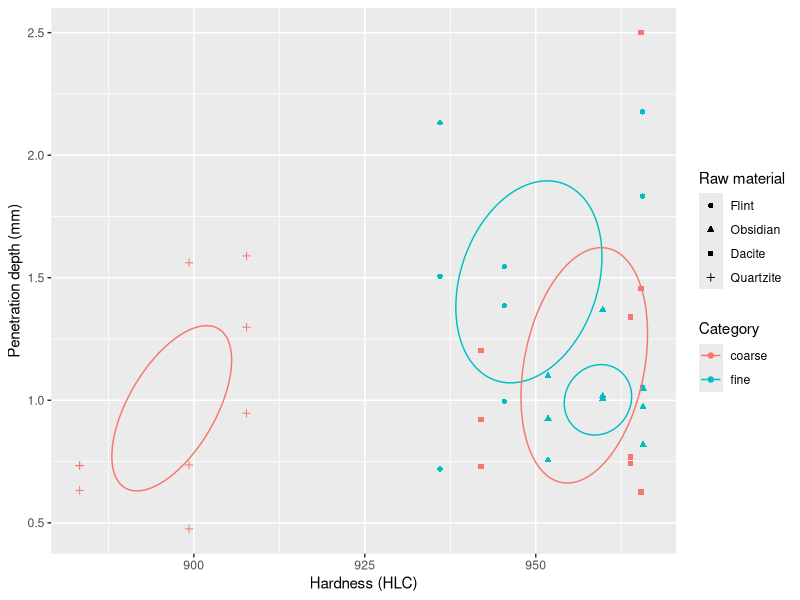
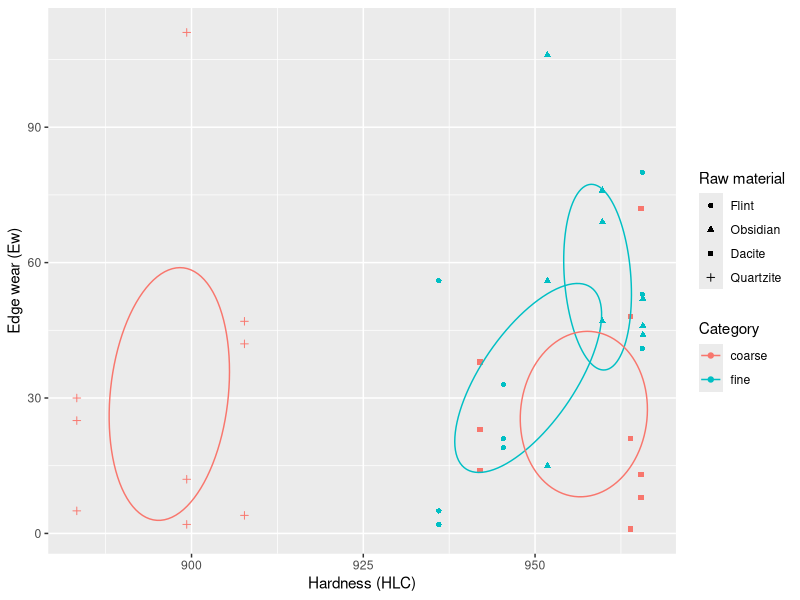
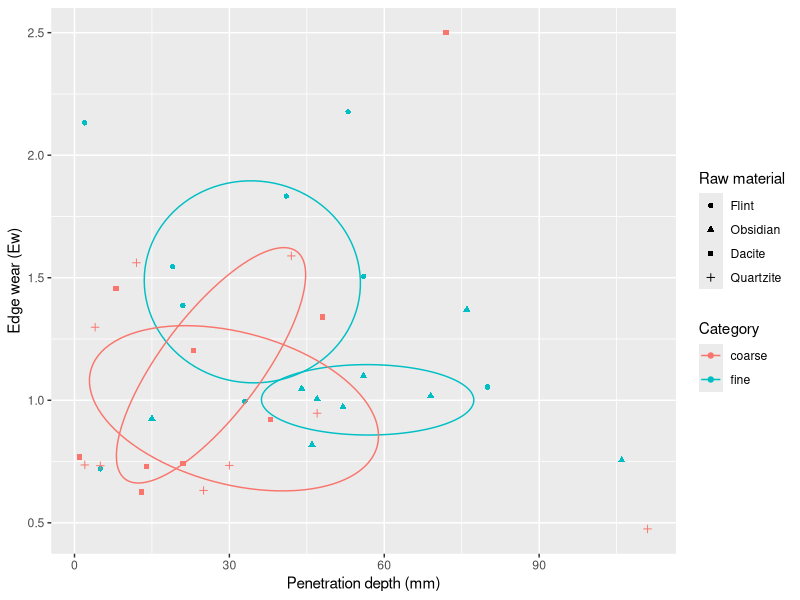
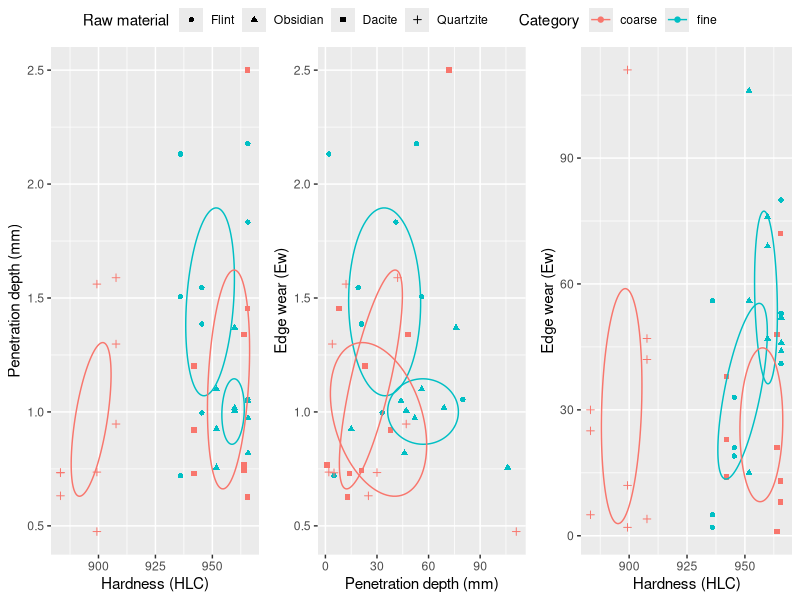
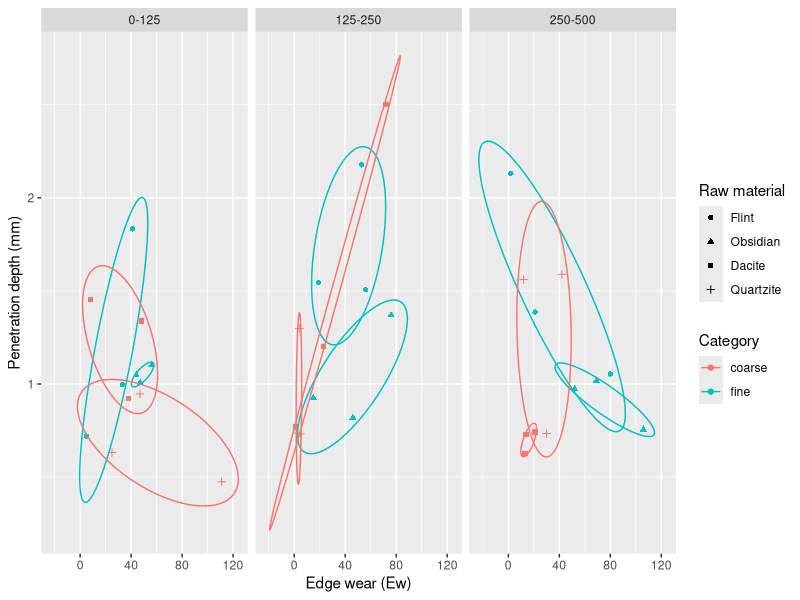
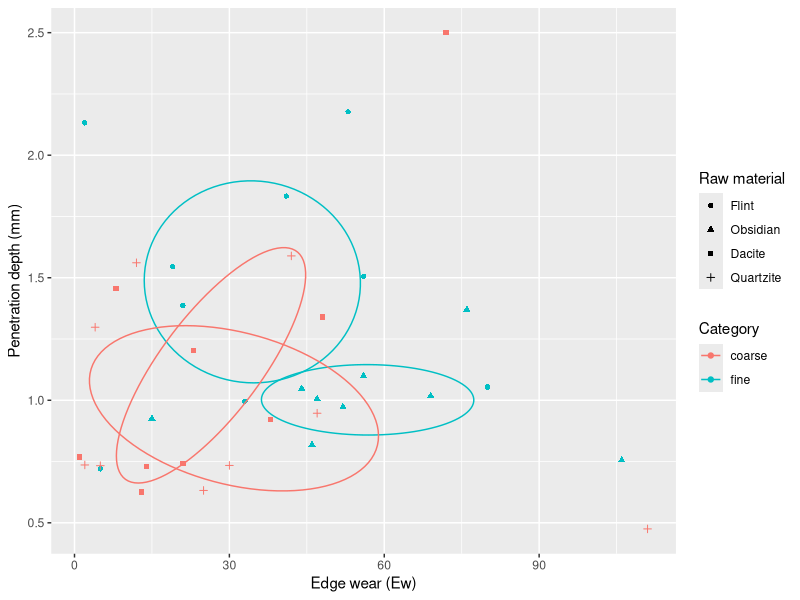
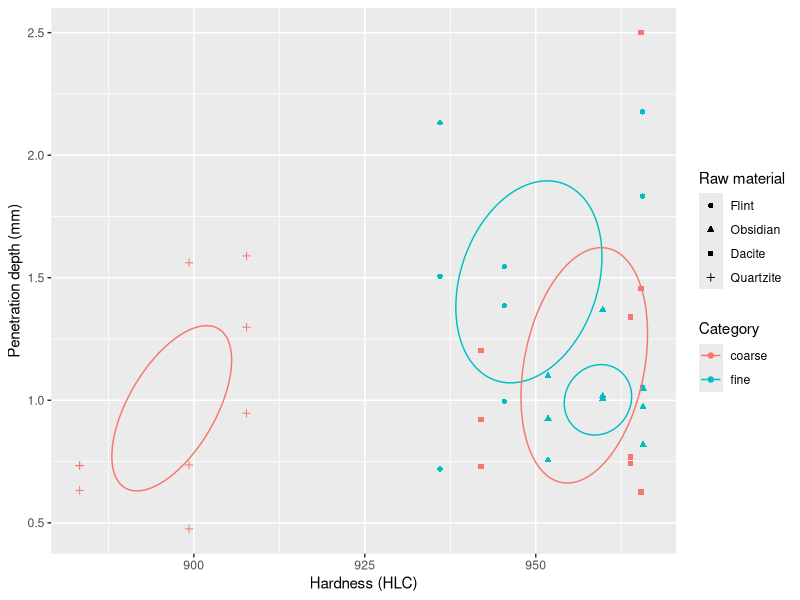
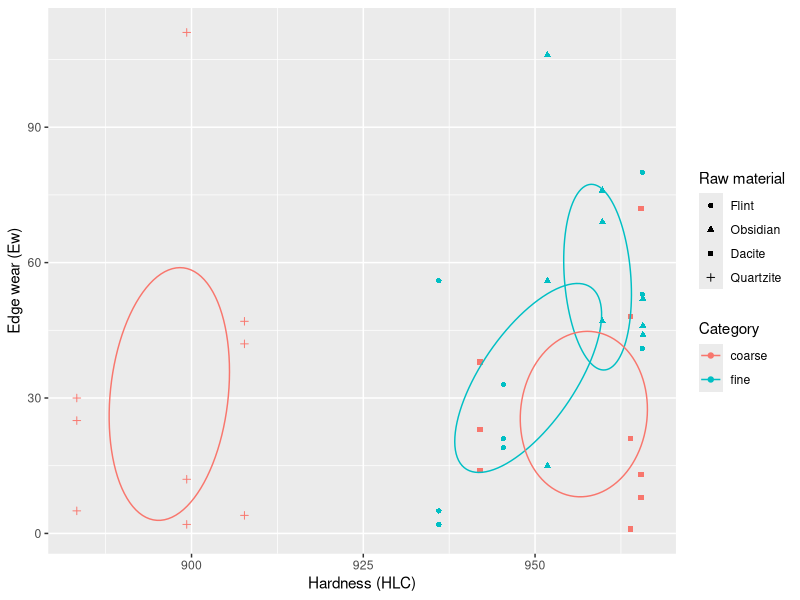

Write R code to recreate these figures, in order.
## ---- chunk 1
knitr::opts_chunk$set(comment=NA, message=FALSE, indent="", error=TRUE)

## ---- chunk 2
library(R.utils)
library(ggplot2)
library(tools)
library(tidyverse)
library(ggpubr)

## ---- chunk 3

# Derived data for each sample on penetration depth, leeb rebound hardness and edge reduction, were combined in a single .csv file

# Import dataset
imp_data <- read_csv2("../rawdata/data.csv")
str(imp_data)

## ---- chunk 4

imp_data$rawmaterial <- factor(imp_data$rawmaterial, levels=c('Flint', 'Obsidian', 'Dacite', 'Quartzite'))

## ---- chunk 5

# Inspect dataset, check relationships

#depth vs hardness (scatter plot)
scat1 <- ggplot(imp_data,aes(hlc, depth, shape = rawmaterial, color = grain))+
  geom_point() +
  stat_conf_ellipse() +
  labs(y = "Penetration depth (mm)", x = "Hardness (HLC)", colour = "Category", shape = "Raw material")


print(scat1)
ggsave("../plots/hlcdepth.png")

#edge attrition vs hardness (scatter plot)
scat2 <- ggplot(imp_data,aes(hlc, ahd, shape = rawmaterial, color = grain)) + 
  geom_point() +
  stat_conf_ellipse() +
  labs(y = "Edge wear (Ew)", x = "Hardness (HLC)", colour = "Category", shape = "Raw material")


print(scat2)
ggsave("../plots/hlcahd.png")

#edge attrition vs depth (scatter plot), not sure this one makes sense
scat3 <- ggplot(imp_data,aes(ahd, depth, shape = rawmaterial, color = grain)) + 
  geom_point() +
  stat_conf_ellipse() + 
  labs(y = "Edge wear (Ew)", x = "Penetration depth (mm)", colour = "Category", shape = "Raw material")


print(scat3)
ggsave("../plots/ahddepth.png")

# arrange plots in a single figure
arranged <- ggarrange(scat1, scat3, scat2, common.legend = TRUE, ncol = 3, nrow = 1, font.label = list(size=10))

print(arranged)
ggsave("../plots/arranged.jpg", width = 8, height = 4)

#Efficiency (scatter plot effectiveness vs edge attrition, organized by cycle)
# efficiency = (depth / edge attrition)

scat4 <- ggplot(imp_data,aes(ahd, depth, shape = rawmaterial, color = grain)) + 
  geom_point() +
  facet_grid(. ~ cycle) +
  stat_conf_ellipse() +
  labs(y = "Penetration depth (mm)", x = "Edge wear (Ew)", colour = "Category", shape = "Raw material")

print(scat4)
ggsave("../plots/cyle.png")

scat5 <- ggplot(imp_data,aes(ahd, depth, shape = rawmaterial, color = grain)) + 
  geom_point() +
  stat_conf_ellipse() +
  labs(y = "Penetration depth (mm)", x = "Edge wear (Ew)", colour = "Category", shape = "Raw material")

print(scat5)
ggsave("../plots/total.png")

## ---- chunk 6
sessionInfo()

